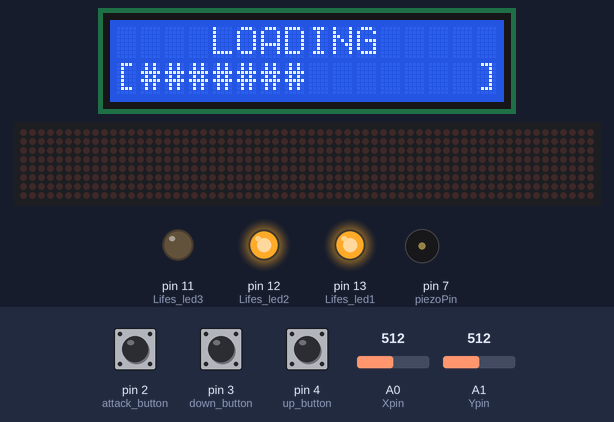
Recording of a sketch running on a simulated Arduino Uno, built with avr-gcc and run on an emulated ATmega328P. On the bench: 16×2 character LCD, 64×8 LED matrix, output pins drawn as LEDs (lit = HIGH), buzzer (waves = sounding). The test bench sets the inputs (shaded band); at power-on: A0 (Xpin) = 512, A1 (Ypin) = 512, pin 4 (up_button) HIGH, pin 2 (attack_button) HIGH, pin 3 (down_button) HIGH. Random numbers use the default seed unless the sketch sets one.

Above: at 1.2 s.
1.3 s: A0 (Xpin) set to 710
At 2.57 s:
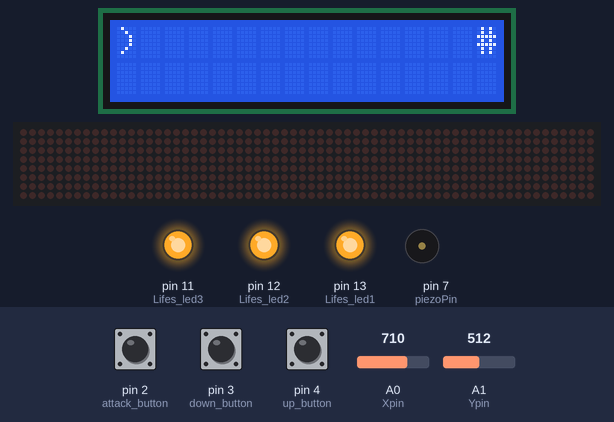
3.3 s: A1 (Ypin) set to 710
At 3.55 s:
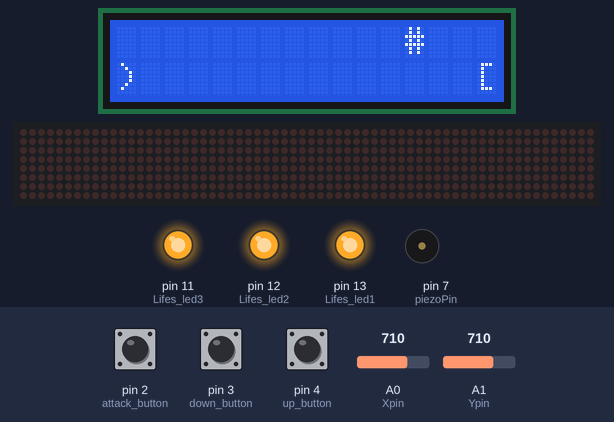
5.8 s: pin 4 (up_button) pulled LOW for 3.2 s
At 7.43 s:
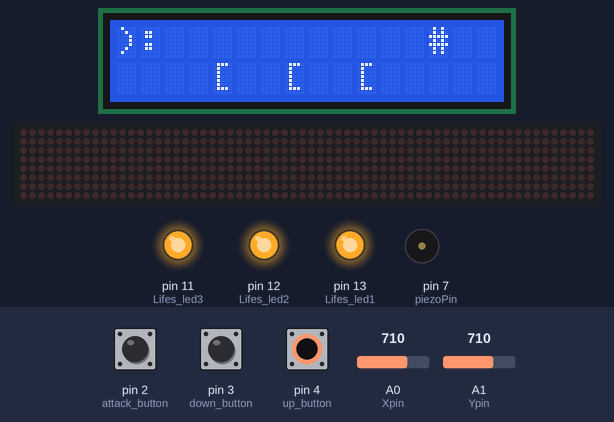
9.6 s: A1 (Ypin) set to 43
12.4 s: A1 (Ypin) set to 35
At 13.14 s:
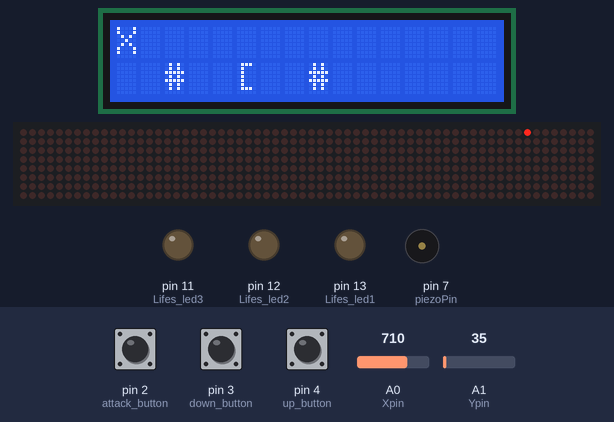
14.8 s: A0 (Xpin) set to 690
At 18.75 s:
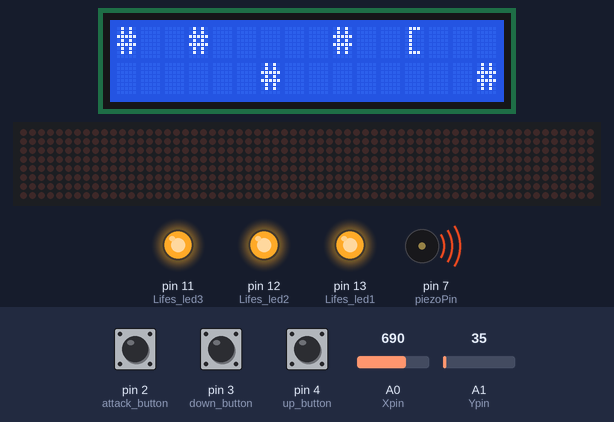
Timing chart, 0 to 20.7 s (numbered marks = the images above; inputs shaded):
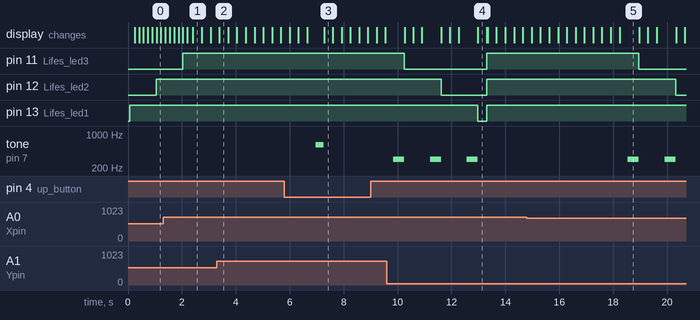

Measured:
- the behaviour switches between 40 and 39 on A1 (Ypin) (found by bisection; images 3 and 4)
- after the input at 12.4 s, pin 11 (Lifes_led3), pin 12 (Lifes_led2): LOW → HIGH after 0.92 s; pin 13 (Lifes_led1): HIGH → LOW after 0.57 s, → HIGH 0.35 s later
- after the input at 14.8 s, pin 11 (Lifes_led3): HIGH → LOW after 4.1 s; pin 12 (Lifes_led2): HIGH → LOW after 5.5 s
- what the display in image 5 shows lasts 0.8 s, from 18.2 s to 19.0 s

The sketch:

lcd_endless_runner.ino
```cpp
#include <NewTone.h>
#include <IRremote.h>
#include <LiquidCrystal_I2C.h>
#include <LedControl.h>

// Life LEDS PINS
#define Lifes_led1 13
#define Lifes_led2 12
#define Lifes_led3 11

// Dot Matrix PINS
#define DIN 10
#define CS 9
#define CLK 8

// IR Sensor PIN
#define RECV_PIN 5

// Joystick Analog Pins
#define Xpin A0
#define Ypin A1

// Buzzer Pin
#define piezoPin 7

// Directional Buttons PINS
#define up_button 4
#define down_button 3
#define attack_button 2

// Variabile globale
int iteratie = 6;
int row = 0;
float SCORE = 0;
int GAME_OVER = -1; // indicator pentru starea jocului , -1 inseamna meniu, 0 inseamna jocul efectiv, 1 inseamna ecranul de GAME OVER
int no_lifes = 3; // numarul de vieti ale player-ului
int button_pressed = 0;
int Xval; // directia pe axa OX a joystick-ului
int Yval; // directia pe axa OY a joystick-ului
int Sval;
int cnt = 0;
int top[38] = {0};  // vectorul de obstacole pentru cele de pe top
int bot[38] = {0}; // vectorul de obstacole pentru cele de pe bot
int top_iter[38] = {3}; // vector in care retinem cum vor fi grupate obstacolele
int player_pos = 0; // pozitia player-ului, 0 sus , 1 jos
int player_damaged_cursor = 0; // flag care ne spune daca player-ul a fost lovit de obstacol
int counter = 0, to_read;
int j = 1;
int load_iteration = 1;
int iteratie_blink = 1;
int contor_back = 0;

// Dot Matrix Sprites
byte sprite_new[] = {B00000000,B00000000,B00000000,B00000000,B00000000,B00000000,B00000000,B00000000};
byte sprite_over[] = {B11111111,B10000001,B10100101,B10000001,B10111101,B10100101,B10000001,B11111111};
byte sprite_do_it[] = {B01101110,B00101010,B01101110,B00000000,B01011101,B01001001,B01001000,B01001001};

// functie de ridicat la putere
int power_function(int a, int b)
{
  int i = b;
  int c = a;
  while(i > 0)
  {
    c = c * a;
    i--;
  }
  return c;
}

LedControl matrix = LedControl(DIN,CLK,CS,0);
LiquidCrystal_I2C lcd(0x27, 16, 2); // I2C address 0x27, 16 column and 2 rows

void setup()
{

  // folosesc un pin nefolosit pentru
  // a genera un seed pentru a face
  // obstacolele random
  randomSeed(analogRead(A2));

  IrReceiver.begin(RECV_PIN,DISABLE_LED_FEEDBACK);

  // Setam pinii de pe arduino
  pinMode(Xpin, INPUT);
  pinMode(Ypin, INPUT);
  pinMode(Lifes_led1, OUTPUT);
  pinMode(Lifes_led2, OUTPUT);
  pinMode(Lifes_led3, OUTPUT);
  // La butoane folosim Input_pullup pentru a activa
  // rezistenta interna din Arduino si a nu risca distrugerea pinilor
  pinMode(up_button, INPUT_PULLUP);
  pinMode(down_button, INPUT_PULLUP);
  pinMode(attack_button, INPUT_PULLUP);

  // LCD INITIALIZE
  lcd.init();
  lcd.backlight();

  // Dot Matrix INITIALIZE
  matrix.shutdown(0, false);
  matrix.setIntensity(0, 0);
  matrix.clearDisplay(0);

  // Initializam array-ul de obstacole
  for (int i = 16; i < 38; i = i + 6)
  {
      top_iter[i] = random(0, 4);
      if (top_iter[i] == 0)
      {
          top[i] = random(3, 5);
          bot[i+3] = random(3, 5);
      }
      else if (top_iter[i] == 1)
      {
          top[i] = random(3, 5);
          top[i+3] = random(3, 5);
      }
      else if (top_iter[i] == 2)
      {
          bot[i] = random(3, 5);
          bot[i+3] = random(3, 5);
      }
      else if (top_iter[i] == 3)
      {
          bot[i] = random(3, 5);
          top[i+3] = random(3, 5);
      }
  }
}

void loop() {

    // verificam starea jocului

    // daca suntem in ecranul de inceput
    if (GAME_OVER == -1)
    {
         // pornim ledurile pe rand
         iteratie_blink++;
         if (iteratie_blink == 2)
         {
            digitalWrite(Lifes_led1,HIGH);
         }
         if (iteratie_blink == 8)
         {
            digitalWrite(Lifes_led2,HIGH);
         }
         if (iteratie_blink == 14)
         {
            digitalWrite(Lifes_led3,HIGH);
         }
         // afisam animatia de loading
         if (load_iteration < 15)
         {
           lcd.setCursor(4, 0);
           lcd.print("LOADING");
           lcd.setCursor(0, 1);
           lcd.print("[");
           lcd.setCursor(15, 1);
           lcd.print("]");
           lcd.setCursor(load_iteration,1);
           lcd.print("#");
           if(load_iteration < 15)
            load_iteration++;
           delay(150);
         }

         // afisam press any key to start si scriem pe dot matrix
         // mesajul "DO IT!"
         if (load_iteration == 15 || load_iteration == 16)
         {
             if (load_iteration == 15)
             {
                lcd.clear();
                load_iteration++;
             }
             print_on_matrix(sprite_do_it);
             lcd.setCursor(1, 0);
             lcd.print("PRESS ANY KEY");
             lcd.setCursor(3, 1);
             lcd.print("TO START!");
             // asteptam input de la joystick, butoane sau telecomanda
             int current_state_0 = digitalRead(up_button);
             int current_state_1 = digitalRead(down_button);
             int current_state_2 = digitalRead(attack_button);
             Xval = analogRead(Xpin);
             Yval = analogRead(Ypin);
             if (IrReceiver.decode())
             {
                if (IrReceiver.decodedIRData.decodedRawData == 0xD04CFC60)
                {
                   GAME_OVER = 0;
                }
                else if (IrReceiver.decodedIRData.decodedRawData == 0x61DB14E2)
                {
                   GAME_OVER = 0;
                }
                else if (IrReceiver.decodedIRData.decodedRawData == 0x6F89644)
                {
                   GAME_OVER = 0;
                }
                IrReceiver.resume();
             }
             // daca am primit input pornim jocul
             if (current_state_0 == button_pressed || current_state_1 == button_pressed || current_state_2 == button_pressed || Yval < 40 || Yval > 700 || Xval < 40 || Xval > 700)
                GAME_OVER = 0;
         }
    }
    // incepe jocul
    else if (GAME_OVER == 0)
    {

         // in caz de reset anterior al jocului
         // resetam ledurile aprinse de pe
         // dot matrix si numarul de vieti
         if (contor_back == 0)
         {
           sprite_new[0] = B00000000;
           sprite_new[1] = B00000000;
           sprite_new[2] = B00000000;
           sprite_new[3] = B00000000;
           sprite_new[4] = B00000000;
           sprite_new[5] = B00000000;
           sprite_new[6] = B00000000;
           sprite_new[7] = B00000000;
           digitalWrite(Lifes_led1, HIGH);
           digitalWrite(Lifes_led2, HIGH);
           digitalWrite(Lifes_led3, HIGH);
           no_lifes = 3;
           contor_back++;
         }

        // decodam semnalele IR

         if (IrReceiver.decode())
         {
            // daca apas pe butonul de "in sus" ma duc in sus
            if (IrReceiver.decodedIRData.decodedRawData == 0xD04CFC60)
            {
               player_pos = 0;
            }
            // daca apas pe butonul de "in jos" ma duc in jos
            else if (IrReceiver.decodedIRData.decodedRawData == 0x61DB14E2)
            {
               player_pos = 1;
            }
            // daca apas pe butonul de "in dreapta" am atac
            else if (IrReceiver.decodedIRData.decodedRawData == 0x6F89644)
            {
              // verificam lane-ul de pe care trebuie distrus obstacolul
              if (player_pos == 0)
              {
                if (top[j+1] == 4)
                {
                  top[j+1] = 2;
                  NewTone(piezoPin, 600);
                  delay(300);
                  noNewTone(piezoPin);
                }
              }
              else if (player_pos == 1)
              {
                if (bot[j+1] == 4)
                {
                  bot[j+1] = 2;
                  NewTone(piezoPin, 600);
                  delay(300);
                  noNewTone(piezoPin);
                }
              }
            }
            IrReceiver.resume();
         }

        print_on_matrix(sprite_new);
        SCORE = SCORE + 0.01;
        int current_state = digitalRead(attack_button);

        // tratare distrugere obstacol

        if (current_state == button_pressed || Xval > 700)
        {
            // verificam pe ce lane se afla player-ul
            // si distrugem obstacolol daca se afla aproape de player
            // si punem un sunet pe buzzer
            if (player_pos == 0)
            {
              if (top[j+1] == 4)
              {
                top[j+1] = 2;
                NewTone(piezoPin, 600);
                delay(300);
                noNewTone(piezoPin);
              }
            }
            else if (player_pos == 1)
            {
              if (bot[j+1] == 4)
              {
                bot[j+1] = 2;
                NewTone(piezoPin, 600);
                delay(300);
                noNewTone(piezoPin);
              }
            }
        }

        // tratare distrugere obstacol end

        // citim valorile de pe axele OX si OY de la joystick
        Xval = analogRead(Xpin);
        Yval = analogRead(Ypin);

        // modificare pozitie

        if (Yval < 40 || digitalRead(up_button) == 0)
        {
            // mutam player-ul pe top
            player_pos = 0;
        }
        else if (Yval > 700 || digitalRead(down_button) == 0)
        {
            // mutam player-ul pe bot
            player_pos = 1;
        }

        // modificare pozitie end

        // tratare coliziune
        if ( (top[j-1] == 4 && player_pos == 0) || (top[j-1] == 3 && player_pos == 0) || (bot[j-1] == 3 && player_pos == 1) || (bot[j-1] == 4 && player_pos == 1) )
        {
            // in caz de coliziune
            // avem un sunet facut de buzzer
            // jucatorul pierde o viata
            // si daca era la ultima viata pierde jocul
            player_damaged_cursor = 1;
            NewTone(piezoPin, 300);
            delay(400);
            noNewTone(piezoPin); // Turn off the tone.
            no_lifes--;
            if (no_lifes == 2)
            {
              digitalWrite(Lifes_led3, LOW);
            }
            else if (no_lifes == 1)
            {
              digitalWrite(Lifes_led2, LOW);
            }
            else if (no_lifes == 0)
            {
              digitalWrite(Lifes_led1, LOW);
              GAME_OVER = 1;
            }
        }
        // tratare coliziune end

        // reinitializare array dupa ce s-a ajuns la sfarsit
        // si generam obstacole noi

        if (j == 39)
        {
            for (int i = 0; i < 38; i++)
            {
                top[i] = 0;
                bot[i] = 0;
            }
            for (int i = 16; i < 38; i = i + 6)
            {
                top_iter[i] = random(0, 4);
                if (top_iter[i] == 0)
                {
                    top[i] = random(3, 5);
                    bot[i+3] = random(3, 5);
                }
                else if (top_iter[i] == 1)
                {
                    top[i] = random(3, 5);
                    top[i+3] = random(3, 5);
                }
                else if (top_iter[i] == 2)
                {
                    bot[i] = random(3, 5);
                    bot[i+3] = random(3, 5);
                }
                else if (top_iter[i] == 3)
                {
                    bot[i] = random(3, 5);
                    top[i+3] = random(3, 5);
                }
            }
            j = 1;
        }

        // reinitializare array dupa ce s-a ajuns la sfarsit end

        // facem refresh la LCD
        lcd.clear();

        //Draw Player

        // daca nu a fost lovit
        if (player_damaged_cursor == 0)
        {
            lcd.setCursor(0, player_pos);
            lcd.print(")");
        }
        // daca a fost lovit de un obstacol desenam un "X" in locul
        // player-ului pentru putin timp
        else if (player_damaged_cursor != 0)
        {
          lcd.setCursor(0, player_pos);
          lcd.print("X");
          player_damaged_cursor++;
          if (player_damaged_cursor == 8)
          {
              player_damaged_cursor = 0;
          }
        }
        // Draw Player End

        // Draw Obstacles
        // desenam obstacolele in functie
        // de lane si tipul lor
        for (int i = 0; i < 38; i++)
        {
            if (top[i] == 3)
            {
                if (i - j > -1)
                {
                  lcd.setCursor(i-j, 0);
                  lcd.print("[");
                }
            }
            if (bot[i] == 3)
            {
                if (i - j > -1)
                {
                  lcd.setCursor(i-j, 1);
                  lcd.print("[");
                }
            }
            if (top[i] == 4)
            {
                if(i - j > -1)
                {
                  lcd.setCursor(i-j, 0);
                  lcd.print("#");
                }
            }
            if (bot[i] == 4)
            {
                if (i - j > -1)
                {
                  lcd.setCursor(i-j, 1);
                  lcd.print("#");
                }
            }

            // Draw Obstacles end

            // Draw Damaged Obstacles
            // obstacolele distruse le desenez
            // ca fiind ":" pentru putin timp pentru
            // a crea un fel de animatie
            // dupa care dispar
            // si daca s-a umplut o linie pe dot-matrix
            // player-ul primeste fie o viata in plus
            // sau bonus la scor
            if (bot[i] == 2 && i - j != 0)
            {
                  if (i - j > -1)
                  {
                      lcd.setCursor(i-j, 1);
                      lcd.print(":");
                      if (iteratie >= -1)
                      {
                          if (sprite_new[row] == 254)
                          {
                            sprite_new[row] = sprite_new[row] + 1;
                            iteratie--;
                            row++;
                            iteratie = 6;
                            if (no_lifes == 3)
                            {
                              SCORE = SCORE + 1.5f;
                            }
                            else if (no_lifes == 2)
                            {
                              no_lifes = 3;
                              digitalWrite(Lifes_led3, HIGH);
                            }
                            else if (no_lifes == 1)
                            {
                              no_lifes = 2;
                              digitalWrite(Lifes_led2, HIGH);
                            }
                          }
                          else if (sprite_new[row] < 254)
                          {
                            sprite_new[row] = sprite_new[row] + power_function(2,iteratie);
                            iteratie--;
                          }
                       }
                   }
            }
            if (top[i] == 2 && i - j != 0)
            {
                  if (i - j > -1)
                  {
                      lcd.setCursor(i-j, 0);
                      lcd.print(":");
                      if (iteratie >= -1)
                      {
                          if (sprite_new[row] == 254)
                          {
                            sprite_new[row] = sprite_new[row] + 1;
                            iteratie--;
                            row++;
                            iteratie = 6;
                            if (no_lifes == 3)
                            {
                              SCORE = SCORE + 3;
                            }
                            else if (no_lifes == 2)
                            {
                              no_lifes = 3;
                              digitalWrite(Lifes_led3, HIGH);
                            }
                            else if (no_lifes == 1)
                            {
                              no_lifes = 2;
                              digitalWrite(Lifes_led2, HIGH);
                            }
                          }
                          else if (sprite_new[row] < 254)
                          {
                            sprite_new[row] = sprite_new[row] + power_function(2,iteratie);
                            iteratie--;
                          }
                      }
                   }
            }

            // Draw Damaged Obstacles end

        }
        j++;
        delay(300);
    }
    // daca suntem in ecranul de Game Over
    else if (GAME_OVER == 1)
    {
        // afisam fata suparata pe matrice si scriem pe lcd
        if (cnt == 0)
        {
            print_on_matrix(sprite_over);
            lcd.clear();
            lcd.setCursor(3, 0);
            lcd.print("GAME OVER!");
            lcd.setCursor(0, 1);
            lcd.print("SCORE:");
            lcd.setCursor(6, 1);
            lcd.print(SCORE);
            cnt++;
        }
        // verificam daca avem input de la butoane sau joystick
        int current_state_0 = digitalRead(up_button);
        int current_state_1 = digitalRead(down_button);
        int current_state_2 = digitalRead(attack_button);
        Xval = analogRead(Xpin);
        Yval = analogRead(Ypin);

        // daca se apasa un buton sau se misca joystick-ul, jocul se restarteaza
        if (current_state_0 == button_pressed || current_state_1 == button_pressed || current_state_2 == button_pressed || Yval < 40 || Yval > 700 || Xval < 40 || Xval > 700)
        {
            // resetam toate variabilele globale si vectorii de obstacole si trecem inapoi la joc
            GAME_OVER = 0;
            contor_back = 0;
            iteratie = 6;
            row = 0;
            SCORE = 0;
            no_lifes = 3;
            button_pressed = 0;
            cnt = 0;
            j = 1;
            load_iteration = 1;
            iteratie_blink = 1;
            contor_back = 0;
            for (int i = 0 ; i < 38; i++)
            {
              top[i] = 0;
              bot[i] = 0;
              top_iter[i] = 3;
            }
            matrix.clearDisplay(0);
            player_damaged_cursor = 0;
            for (int i = 16; i < 38; i = i + 6)
            {
                top_iter[i] = random(0, 4);
                if (top_iter[i] == 0)
                {
                    top[i] = random(3, 5);
                    bot[i+3] = random(3, 5);
                }
                else if (top_iter[i] == 1)
                {
                    top[i] = random(3, 5);
                    top[i+3] = random(3, 5);
                }
                else if (top_iter[i] == 2)
                {
                    bot[i] = random(3, 5);
                    bot[i+3] = random(3, 5);
                }
                else if (top_iter[i] == 3)
                {
                    bot[i] = random(3, 5);
                    top[i+3] = random(3, 5);
                }
            }
        }
    }
}

// functie pentru printarea pe matrice a unui "sprite"
void print_on_matrix(byte character [])
{
  int i = 0;
  for (i = 0; i < 8; i++)
  {
    matrix.setRow(0, i, character[i]);
  }
}
```
